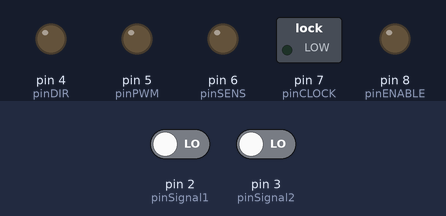
This sketch was run on a simulated Arduino Uno, built with avr-gcc and run on an emulated ATmega328P. Shown: switched loads named in the sketch (green lamp = pin HIGH), output pins drawn as LEDs (lit = HIGH). The test bench sets the inputs (shaded band); at power-on: pin 2 (pinSignal1) LOW, pin 3 (pinSignal2) LOW. What the sketch prints to the serial monitor is not drawn.

Above: at 2.7 s.
2.8 s: pin 2 (pinSignal1) driven HIGH and pin 3 (pinSignal2) driven HIGH
At 3.1 s:
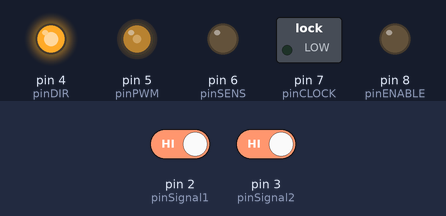
4.3 s: pin 2 (pinSignal1) driven LOW
At 5.5 s:
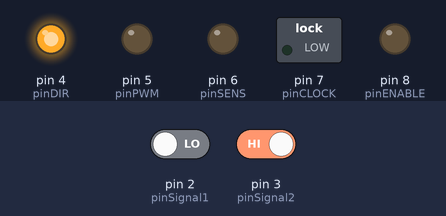
5.8 s: pin 2 (pinSignal1) driven HIGH
At 6.6 s:
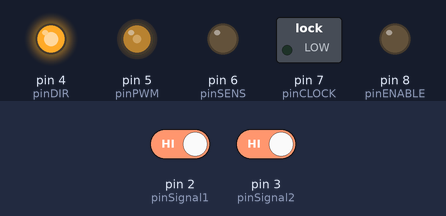
Timing chart, 0 to 8.3 s (numbered marks = the images above; inputs shaded):
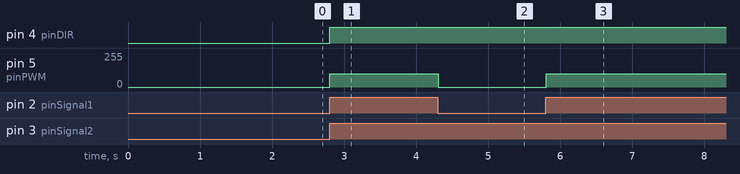

The sketch:

asserv_prot_impuls.pde
```cpp
/** Timers pour interruptions régulières **/
#include <SimpleTimer.h>
SimpleTimer timerAsservPWM;
SimpleTimer timerPasAPas;

/** constantes pour les codeuses **/
const byte pinSignal1 = 2;// pin d'interruption 0 pour le premier signal
const byte pinSignal2 = 3;// pin d'interruption 1 pour le second signal

/** constantes pour le moteur à courant continu **/
const byte pinDIR = 4;                   // pin de direction du moteur à courant continu
const byte pinPWM = 5;                   // pin de PWM du moteur à courant continu
const int frequence_asserv = 150;        // fréquence de mise à jour du PWM, en Hz
const float nb_ticks_1mm = 4.837070254;  //constante de conversion

/** constantes pour le moteur pas à pas **/
const byte pinSENS  = 6;    // pin de sens du moteur pas à pas
const byte pinCLOCK = 7;    // pin d'impulsion du moteur pas à pas
const byte pinENABLE = 8;   // pin d'activation du moteur pas à pas
//const int frequence_PasAPas = 630;  // fréquence d'envoi des impulsions au pas à pas, en Hz
const int frequence_PasAPas = 700;  // fréquence d'envoi des impulsions au pas à pas, en Hz

/** variables globales, partagées par plusieurs fonctions **/
long ticks = 0;          // ticks mesurés par l'encodeur et pris en compte par l'asservissement
long consigne_ticks = 0; // consigne reçue de position du moteur à courant continu, en ticks
//constantes d'asservissement pid
float kp = 50.0;         // Coefficient proportionnel
float ki = 0.0;         // Coefficient intégrateur
float kd = 0.0;         // Coefficient dérivateur
byte bridage_pwm = 150;   // Valeur de bridage du PWM
int pas = 0;            // position du moteur pas à pas depuis le dernier recalage, valeur en pas
int consigne_pas = 0;   // consigne reçue de position du moteur pas à pas, en pas

//***  niveaux de prescaler  ***//
//int mode = 0b00000001; float prescaler = 64.;// 62kHz
int mode = 0b00000010; float prescaler = 8.;// 7.8kHz

/** Routine d'initialisation **/
void setup() {
    //overclock du timer (nécessaire pour le pas à pas)
    TCCR0B = TCCR0B & 0b11111000 | mode;

    //serie
    Serial.begin(9600);

    //interruptions externes (réception des ticks de la codeuse)
    attachInterrupt(0, update_ticks, CHANGE); // sur arduino duemilanove, pin2 = pin d'interruption 0
    attachInterrupt(1, update_ticks, CHANGE); //                       et pin3 = pin d'interruption 1

    //initialisation des broches de
    pinMode(pinPWM,  OUTPUT);
    pinMode(pinDIR,  OUTPUT);
    pinMode(pinSENS, OUTPUT);
    pinMode(pinCLOCK,OUTPUT);
    pinMode(pinENABLE,OUTPUT);

    //immobilisation initiale du moteur
    analogWrite(pinPWM, 0);

    // Interruptions pour calcul du PID et asservissement
    timerAsservPWM.setInterval(1000./(frequence_asserv/prescaler), asservissementPWM);
    // pour les impulsions du pas à pas (la fréquence est doublée pour générer les fronts)
    timerPasAPas.setInterval(1000./(2*frequence_PasAPas/prescaler), gestionPasAPas);

    Serial.print("init\n");
}

/** lecture (blocante) d'une ligne sur la série **/
String readLine()
{
  String inString = "";
  while (Serial.available() == 0)
  {
    // On continue à évaluer les interruptions timer
    timerAsservPWM.run();
    timerPasAPas.run();
  }
  char inChar = Serial.read();
  while (inChar != '\n' and inChar != '\r') // attente d'une fin de ligne
  {
    // On continue à évaluer les interruptions timer
    timerAsservPWM.run();
    timerPasAPas.run();
    if (Serial.available() > 0) {
      inString += (char)inChar;
      inChar = Serial.read();
    }
  }
  return inString;
}

/** Boucle principale (protocole série) **/
void loop(){
  String msg = readLine();

  //ping
  if (msg == "?") {
    Serial.println("#");
  }

  //modification des constantes d'asservissement
  //en millième ! Il faut entrer 1300 pour spécifier 1.300
  else if (msg == "kp") {
    kp = readLine().toInt()/1000.;
  }
  else if (msg == "ki") {
    ki = readLine().toInt()/1000.;
  }
  else if (msg == "kd") {
    kd = readLine().toInt()/1000.;
  }
  //valeur max du PWM (valeur absolue)
  else if (msg == "vm") {
    bridage_pwm = readLine().toInt();
  }

  //affichage des constantes d'asservissement
  else if (msg == "?pid") {
    Serial.print("kp : ");
    Serial.print(kp);
    Serial.print(", ki : ");
    Serial.print(ki);
    Serial.print(", kd : ");
    Serial.print(kd);
    Serial.print("\n");
  }

  //consigne au moteur à courant continu
  else if (msg == "cm") {
    consigne_ticks = readLine().toInt() * nb_ticks_1mm;
  }

  //consigne au moteur pas à pas
  else if (msg == "cp") {
    consigne_pas = readLine().toInt();
  }

  //reset des pas
  else if (msg == "rp") {
    consigne_pas = 0;
    pas = 0;
  }

  //debug des ticks
  else if (msg == "ticks") {
    Serial.print("ticks : ");
    Serial.print(ticks);
    Serial.print(", consigne : ");
    Serial.print(consigne_ticks);
    Serial.print("\n");
  }

  //debug du PWM
  else if (msg == "pwm") {
    consigne_ticks = readLine().toInt();
  }
}

void update_ticks()
{
  //sauvegarde des états précédents des 2 signaux de la codeuse
  static int lastS1 = 0;
  static int lastS2 = 0;

  //sauvegarde du sens de parcourt de la roue codeuse
  static int sens = 0;

  //récupération de l'état des signaux de la codeuse
  int currentS1 = digitalRead(pinSignal1);
  int currentS2 = digitalRead(pinSignal2);

  //détermination du sens de rotation de la roue codeuse grace aux états des 2 signaux
  if (currentS1 != lastS1 or currentS2 != lastS2)
  {
    //incrémentation des ticks en fonction du sens de parcours
    if(lastS1 xor currentS2)
      sens = 1;
    else
      sens = -1;
  }

  //états précédents
  lastS1 = currentS1;
  lastS2 = currentS2;

  ticks += sens;
}

/** Calcul du nouveau PWM avec asservissement PID **/
void asservissementPWM()
{
    static long somme_erreur = 0;// pour l'intégrateur
    static long erreur_precedente = 0;  // pour le dérivateur

    // Calcul des erreurs
    long erreur = consigne_ticks - ticks;
    somme_erreur += erreur;
    long delta_erreur = erreur-erreur_precedente;
    erreur_precedente = erreur;

    // PID : calcul de la commande
    long pwm = kp*erreur + ki*somme_erreur + kd*delta_erreur;

    // Normalisation du PWM
    if(pwm < -bridage_pwm)
        pwm = -bridage_pwm;
    else if(pwm > bridage_pwm)
        pwm = bridage_pwm;


    if(abs(pwm) < kp+5)
      //évite de forcer inutilement
      analogWrite(pinPWM, 0);

    else
    {
      //Contrôle du moteur
      if(pwm < 0)
      {
          digitalWrite(pinDIR, HIGH);
          analogWrite(pinPWM, -pwm);
      }
      else
      {
          digitalWrite(pinDIR, LOW);
          analogWrite(pinPWM, pwm);
      }
    }
}

/** Gestion de la broche Clock du moteur pas à pas **/
void gestionPasAPas()
{
  static boolean frontMontant = false;
  if (frontMontant)
    _frontMontantPAP();
  else
    _frontDescendantPAP();
  frontMontant = !frontMontant;
}

/** Envoit ou non une impulsion au moteur pas à pas **/
void _frontMontantPAP()
{
  int erreur = consigne_pas - pas;
  if (erreur < 0)
  {
      digitalWrite(pinENABLE, HIGH); //activation du moteur
      digitalWrite(pinSENS, LOW);
      digitalWrite(pinCLOCK, HIGH);
      pas--;
  }
  else if (erreur > 0)
  {
      digitalWrite(pinENABLE, HIGH); //activation du moteur
      digitalWrite(pinSENS, HIGH);
      digitalWrite(pinCLOCK, HIGH);
      pas++;
  }
  else
  {
      digitalWrite(pinENABLE, LOW); //desactivation du moteur (évite de vibrer)
  }
}

/** Remise à zéro du niveau logique (pour générer le créneau) **/
void _frontDescendantPAP()
{
  digitalWrite(pinCLOCK, LOW);
}
```

Measured:
- after the input at 2.8 s, pin 4 (pinDIR): LOW → HIGH at once; pin 5 (pinPWM): 0/255 → 100/255 at once
- after the input at 4.3 s, pin 5 (pinPWM): 100/255 → 0/255 at once
- after the input at 5.8 s, pin 5 (pinPWM): 0/255 → 100/255 at once
